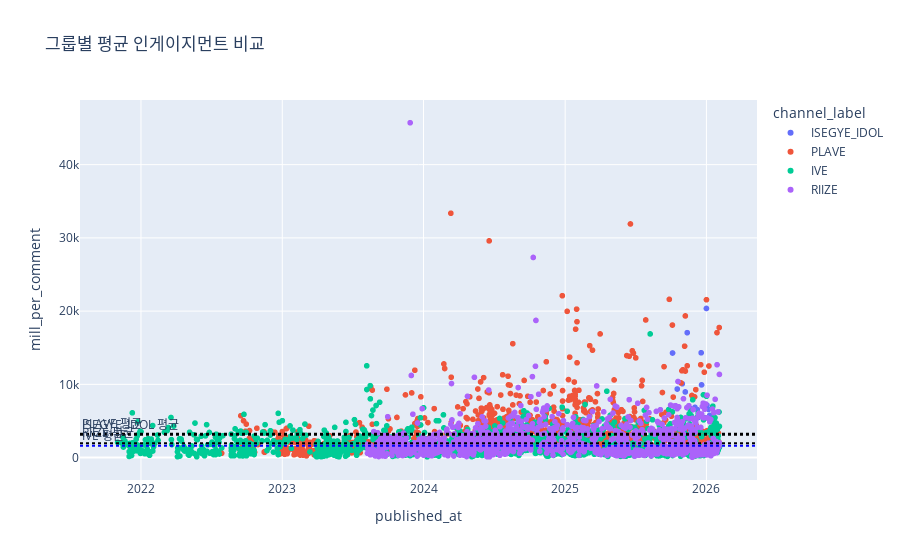

The cell this chart's notebook holds for it:
### Code cell
import plotly.express as px

fig = px.scatter(vid_list_df, x='published_at', y='mill_per_comment', color='channel_label', title='그룹별 평균 인게이지먼트 비교')

# 각 그룹별로 평균을 구해 보조선 추가
colors = {'IVE': 'blue', '플레이브': 'green', '라이즈': 'orange'} # 색상 지정

for group in vid_list_df['channel_label'].unique():
    group_avg = vid_list_df[vid_list_df['channel_label'] == group]['mill_per_comment'].mean()
    
    fig.add_hline(y=group_avg, 
                  line_color=colors.get(group, 'black'),
                  line_dash="dot",
                  annotation_text=f"{group} 평균",
                  annotation_position="top left")

fig.show()

### Figure 1 — Plotly figure (JSON) as saved in the notebook; plotly's stock layout.template omitted (floating-point values rounded to 4 significant figures; data arrays with more than 128 entries replaced by an {"elided": "..."} marker saying what was removed)
{"data": [{"hovertemplate": "channel_label=ISEGYE_IDOL<br>published_at=%{x}<br>mill_per_comment=%{y}<extra></extra>", "legendgroup": "ISEGYE_IDOL", "marker": {"color": "#636efa", "symbol": "circle"}, "mode": "markers", "name": "ISEGYE_IDOL", "showlegend": true, "type": "scattergl", "x": ["2026-01-09T09:00:56Z", "2026-01-06T09:00:29Z", "2026-01-06T09:00:25Z", "2026-01-06T09:00:19Z", "2026-01-06T09:00:01Z", "2026-01-02T09:00:42Z", "2026-01-02T09:00:33Z", "2026-01-02T09:00:30Z", "2026-01-02T09:00:01Z", "2026-01-01T01:00:01Z", "2025-12-30T09:00:27Z", "2025-12-30T09:00:16Z", "2025-12-30T09:00:09Z", "2025-12-27T09:01:35Z", "2025-12-27T09:00:50Z", "2025-12-27T09:00:34Z", "2025-12-27T09:00:28Z", "2025-12-24T11:30:20Z", "2025-12-19T09:20:58Z", "2025-12-19T09:20:47Z", "2025-12-19T09:20:34Z", "2025-12-19T09:00:06Z", "2025-12-19T09:00:01Z", "2025-12-18T09:00:02Z", "2025-12-15T09:01:17Z", "2025-12-15T09:01:11Z", "2025-12-15T09:01:05Z", "2025-12-11T09:00:21Z", "2025-12-11T09:00:16Z", "2025-12-11T09:00:10Z", "2025-12-11T09:00:02Z", "2025-12-10T09:01:02Z", "2025-12-10T09:00:53Z", "2025-12-08T09:01:10Z", "2025-12-08T09:00:34Z", "2025-12-08T09:00:30Z", "2025-12-07T09:00:35Z", "2025-12-05T09:00:49Z", "2025-12-02T09:01:32Z", "2025-12-02T09:01:24Z", "2025-12-02T09:00:54Z", "2025-12-02T09:00:08Z", "2025-11-27T09:00:39Z", "2025-11-27T09:00:34Z", "2025-11-27T09:00:13Z", "2025-11-27T09:00:01Z", "2025-11-26T09:00:54Z", "2025-11-26T09:00:29Z", "2025-11-26T09:00:18Z", "2025-11-23T09:00:26Z", "2025-11-21T09:01:06Z", "2025-11-19T11:01:56Z", "2025-11-19T11:01:10Z", "2025-11-19T11:00:08Z", "2025-11-19T09:00:51Z", "2025-11-18T09:00:20Z", "2025-11-15T15:00:24Z", "2025-11-15T15:00:19Z", "2025-11-15T15:00:01Z", "2025-11-13T15:01:24Z", "2025-11-13T15:00:31Z", "2025-11-13T15:00:04Z", "2025-11-13T09:00:10Z", "2025-11-12T09:01:07Z", "2025-11-12T08:00:03Z", "2025-11-11T09:00:20Z", "2025-11-10T09:00:15Z", "2025-11-10T08:00:01Z", "2025-11-09T09:00:02Z", "2025-11-08T09:00:02Z", "2025-11-07T09:00:01Z", "2025-11-07T03:00:10Z", "2025-11-07T03:00:07Z", "2025-11-07T03:00:04Z", "2025-11-07T03:00:01Z", "2025-11-06T09:00:02Z", "2025-11-03T12:45:36Z", "2025-11-03T10:11:58Z", "2025-11-03T10:11:54Z", "2025-11-03T10:11:40Z", "2025-11-03T10:11:37Z", "2025-11-03T10:11:35Z", "2025-11-03T10:11:32Z", "2025-11-03T10:11:27Z", "2025-11-03T09:00:06Z", "2025-10-30T15:00:01Z", "2025-10-30T05:30:21Z", "2025-10-17T15:00:03Z", "2025-10-05T09:01:18Z"], "xaxis": "x", "y": [5763.0, 1114.0, 1947.0, 2141.0, 6585.0, 644.9, 739.6, 2008.0, 7169.0, 20360.0, 1665.0, 1429.0, 1451.0, 1072.0, 1184.0, 1102.0, 5444.0, 1618.0, 2661.0, 1202.0, 2584.0, 9929.0, 2161.0, 14310.0, 639.3, 629.5, 435.4, 1593.0, 582.3, 1403.0, 5500.0, 402.6, 787.1, 6545.0, 744.6, 733.0, 1122.0, 1165.0, 893.1, 1203.0, 792.0, 6862.0, 8347.0, 1197.0, 986.2, 942.3, 493.7, 470.2, 490.4, 5585.0, 3758.0, 899.6, 6748.0, 981.6, 2290.0, 5763.0, 2605.0, 2160.0, 1122.0, 943.3, 1086.0, 698.0, 1153.0, 1227.0, 17050.0, 1424.0, 1396.0, 5363.0, 1041.0, 1141.0, 8964.0, 1412.0, 1161.0, 3367.0, 1119.0, 1525.0, 1491.0, 2594.0, 2375.0, 1202.0, 929.8, 1116.0, 2722.0, 1544.0, 2119.0, 10080.0, 4360.0, 9361.0, 14280.0], "yaxis": "y"}, {"hovertemplate": "channel_label=PLAVE<br>published_at=%{x}<br>mill_per_comment=%{y}<extra></extra>", "legendgroup": "PLAVE", "marker": {"color": "#EF553B", "symbol": "circle"}, "mode": "markers", "name": "PLAVE", "showlegend": true, "type": "scattergl", "x": {"elided": "1439 str values"}, "xaxis": "x", "y": {"elided": "1439 float values"}, "yaxis": "y"}, {"hovertemplate": "channel_label=IVE<br>published_at=%{x}<br>mill_per_comment=%{y}<extra></extra>", "legendgroup": "IVE", "marker": {"color": "#00cc96", "symbol": "circle"}, "mode": "markers", "name": "IVE", "showlegend": true, "type": "scattergl", "x": {"elided": "2105 str values"}, "xaxis": "x", "y": {"elided": "2105 float values"}, "yaxis": "y"}, {"hovertemplate": "channel_label=RIIZE<br>published_at=%{x}<br>mill_per_comment=%{y}<extra></extra>", "legendgroup": "RIIZE", "marker": {"color": "#ab63fa", "symbol": "circle"}, "mode": "markers", "name": "RIIZE", "showlegend": true, "type": "scattergl", "x": {"elided": "1524 str values"}, "xaxis": "x", "y": {"elided": "1524 float values"}, "yaxis": "y"}], "layout": {"annotations": [{"showarrow": false, "text": "ISEGYE_IDOL 평균", "x": 0, "xanchor": "left", "xref": "x domain", "y": 3117.0, "yanchor": "bottom", "yref": "y"}, {"showarrow": false, "text": "PLAVE 평균", "x": 0, "xanchor": "left", "xref": "x domain", "y": 3257.0, "yanchor": "bottom", "yref": "y"}, {"showarrow": false, "text": "IVE 평균", "x": 0, "xanchor": "left", "xref": "x domain", "y": 1617.0, "yanchor": "bottom", "yref": "y"}, {"showarrow": false, "text": "RIIZE 평균", "x": 0, "xanchor": "left", "xref": "x domain", "y": 1975.0, "yanchor": "bottom", "yref": "y"}], "legend": {"title": {"text": "channel_label"}, "tracegroupgap": 0}, "shapes": [{"line": {"color": "black", "dash": "dot"}, "type": "line", "x0": 0, "x1": 1, "xref": "x domain", "y0": 3117.0, "y1": 3117.0, "yref": "y"}, {"line": {"color": "black", "dash": "dot"}, "type": "line", "x0": 0, "x1": 1, "xref": "x domain", "y0": 3257.0, "y1": 3257.0, "yref": "y"}, {"line": {"color": "blue", "dash": "dot"}, "type": "line", "x0": 0, "x1": 1, "xref": "x domain", "y0": 1617.0, "y1": 1617.0, "yref": "y"}, {"line": {"color": "black", "dash": "dot"}, "type": "line", "x0": 0, "x1": 1, "xref": "x domain", "y0": 1975.0, "y1": 1975.0, "yref": "y"}], "title": {"text": "그룹별 평균 인게이지먼트 비교"}, "xaxis": {"anchor": "y", "domain": [0, 1], "title": {"text": "published_at"}}, "yaxis": {"anchor": "x", "domain": [0, 1], "title": {"text": "mill_per_comment"}}}}
